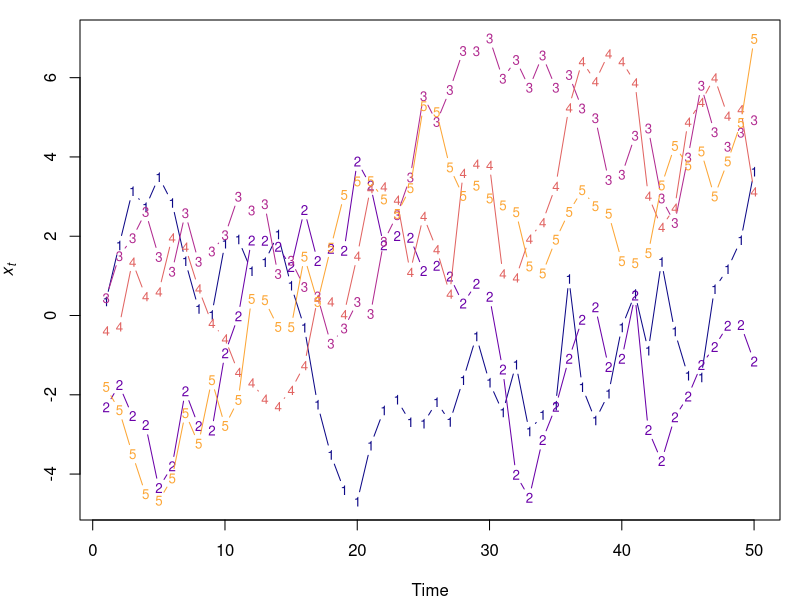
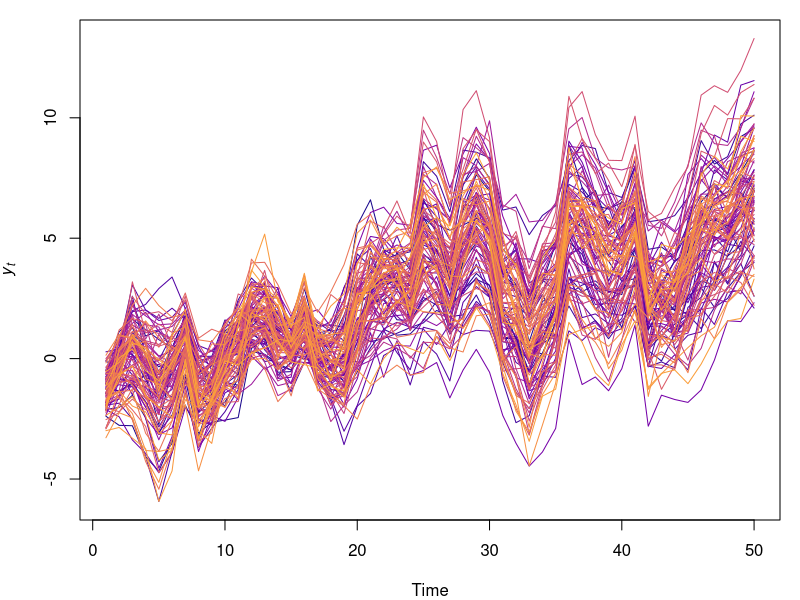
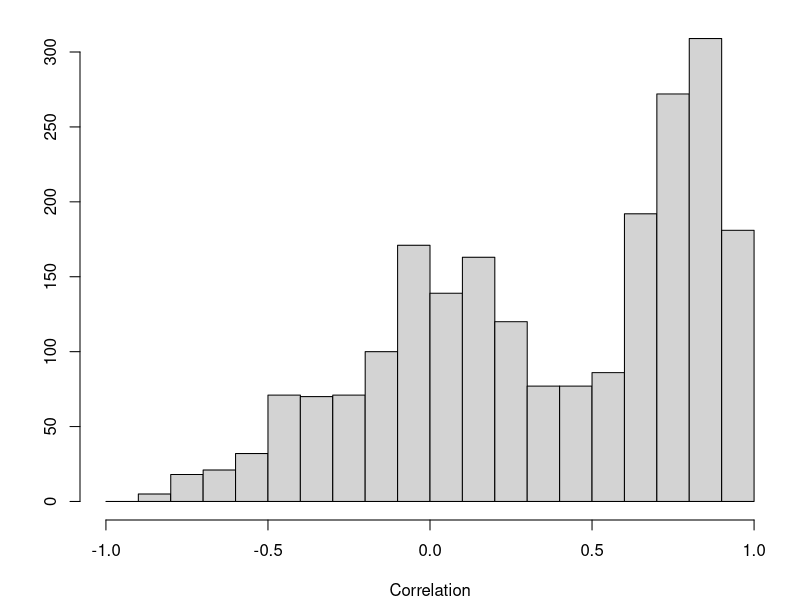

These figures' R source, in order:
## ---- chunk 1
knitr::opts_chunk$set(echo = TRUE)
## ---- chunk 2
NN <- 100
TT <- 50
MM <- 5
## ---- chunk 3
library(MASS)
library(viridis)
set.seed(1234)
## MM x TT matrix of innovations
ww <- t(mvrnorm(TT*2, matrix(0,MM,1), diag(MM)))
## MM x TT matrix of latent trends
xx <- t(apply(ww[,-(1:TT)],1,cumsum))
## plot the trends
par(mai=c(0.8,0.8,0.2,0.2))
matplot(t(xx), type="b", lty="solid", cex=0.8,
        xlab="Time", ylab=expression(italic(x)[italic(t)]),
        col=plasma(MM, end=0.8))
## ---- chunk 4
ZZ <- matrix(NA, NN, MM)
LL <- seq(0,0.8,length.out=6)
for(i in 1:MM) {
  zz <- NULL
  for(j in 1:(MM)) {
    zz <- c(zz,runif(NN/MM,LL[j],LL[j+1]))
  }
  ZZ[sample(NN,NN),i] <- zz
}
## ---- chunk 5
vv <- t(mvrnorm(TT, matrix(0,NN,1), diag(0.2,NN,NN)))
## ---- chunk 6
yy <- ZZ %*% xx + vv
## plot the trends
par(mai=c(0.8,0.8,0.2,0.2))
matplot(t(yy), type="l", lty="solid",
        xlab="Time", ylab=expression(italic(y)[italic(t)]),
        col=plasma(NN, end=0.8))
## ---- chunk 7
par(mai=c(0.8,0.8,0.2,0.2))
hist(cor(yy)[lower.tri(yy)], breaks=seq(-10,10)/10,
     xlab="Correlation", ylab="", main="")
